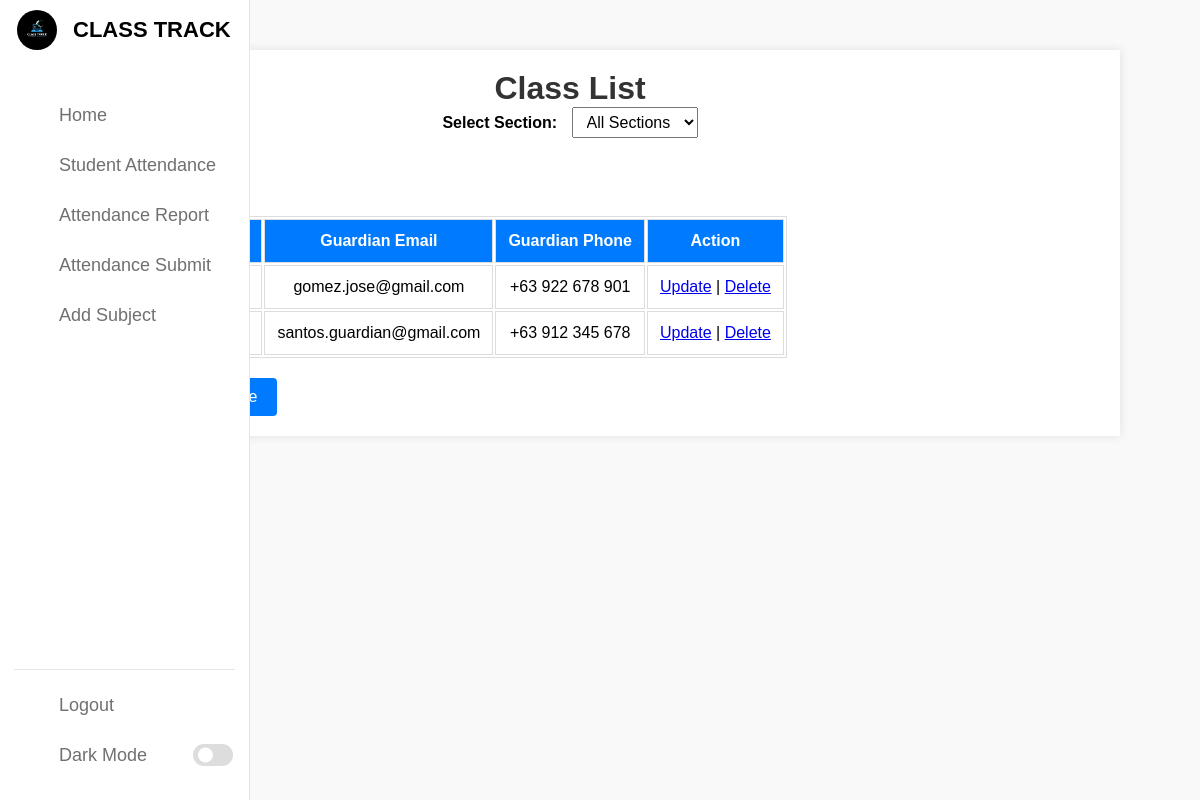
Before: /classlist.php with the older database file.
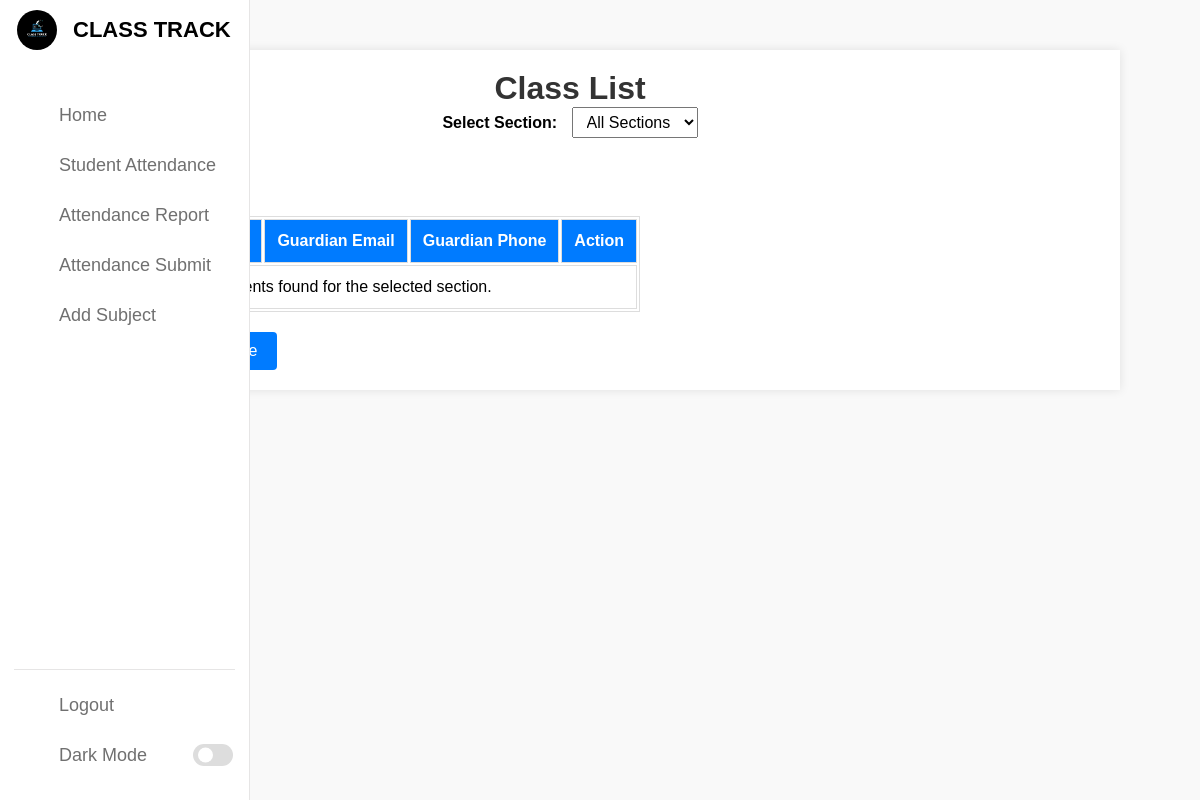
After: the same page with the newer database file.
### tables this page shows
CREATE TABLE `students` (
  `id` int(11) NOT NULL AUTO_INCREMENT,
  `student_name` varchar(100) DEFAULT NULL,
  `section` varchar(50) DEFAULT NULL,
  `guardian_email` varchar(100) DEFAULT NULL,
  `guardian_phone` varchar(15) DEFAULT NULL,
  PRIMARY KEY (`id`),
  KEY `section` (`section`)
);

### classlist.php (the view, shortened to what this page needs)
<?php
require_once("dbconnection.php");
$query = "SELECT * FROM students";
$query .= " ORDER BY id DESC";
$stmt = mysqli_prepare($conn, $query);
mysqli_stmt_execute($stmt);
$result = mysqli_stmt_get_result($stmt);
?>
<!DOCTYPE html>
<html lang="en">
<head>
</head>
<body>
<nav>
        <div class="logo-name">
            <div class="logo-image">
               <img src="image/classtrack.png" alt="">
            </div>
            <span class="logo_name">CLASS TRACK</span>
        </div>
        <div class="menu-items">
            <ul class="nav-links">
                <li><a href="home.php">
                    <i class="uil uil-estate"></i>
                    <span class="link-name">Home</span>
                </a></li>
                <li><a href="studentdata.php">
                <i class="uil uil-user"></i>
                    <span class="link-name">Student Attendance</span>
                </a></li>
                <li><a href="attendancereport.php">
                    <i class="uil uil-clipboard"></i>
                    <span class="link-name">Attendance Report</span>
                </a></li>
                <li><a href="savedraft.php">
                <i class="uil uil-check-circle"></i>
                    <span class="link-name">Attendance Submit</span>
                </a></li>
                <li><a href="subject.php">
                <i class="uil uil-subject"></i>
                    <span class="link-name">Add Subject</span>
                </a></li>
            </ul>
            <ul class="logout-mode">
                <li><a href="login.php">
                    <i class="uil uil-signout"></i>
                    <span class="link-name">Logout</span>
                </a></li>
                <li class="mode">
                    <a href="#">
                        <i class="uil uil-moon"></i>
                    <span class="link-name">Dark Mode</span>
                </a>
                <div class="mode-toggle">
                  <span class="switch"></span>
                </div>
            </li>
            </ul>
        </div>
    </nav>
    <div class="container">
        <h1>Class List</h1>
        <form method="POST" action="classlist.php">
            <label for="section">Select Section:</label>
            <select name="section" id="section" onchange="this.form.submit()">
                <option value="">All Sections</option>
            </select>
        </form>
        <button onclick="window.location.href='addstudent.php';">Add Student</button>
        <table>
            <thead>
                <tr>
                    <th>Student Name</th>
                    <th>Section</th>
                    <th>Guardian Email</th>
                    <th>Guardian Phone</th>
                    <th>Action</th>
                </tr>
            </thead>
            <tbody>
                <?php if (mysqli_num_rows($result) > 0) {
                    while ($res = mysqli_fetch_assoc($result)) {
                        echo "<tr>";
                        echo "<td>".$res['student_name']."</td>";
                        echo "<td>".$res['section']."</td>";
                        echo "<td>".$res['guardian_email']."</td>";
                        echo "<td>".$res['guardian_phone']."</td>";
                        echo "<td>
                                <a href=\"updatestudent.php?id=".$res['id']."\">Update</a> |
                                <a href=\"delete.php?id=".$res['id']."\" onClick=\"return confirm('Are you sure you want to delete?')\">Delete</a>
                              </td>";
                        echo "</tr>";
                    }
                } else {
                    echo "<tr><td colspan='5'>No students found for the selected section.</td></tr>";
                } ?>
            </tbody>
        </table>
        <a href="studentdata.php" class="back-link">Back to Student Attendance</a>
    </div>
</body>
</html>

Changed rows visible on the page:
removed students: guardian_email "gomez.jose@gmail.com", guardian_phone "+63 922 678 901"
removed students: guardian_email "santos.guardian@gmail.com", guardian_phone "+63 912 345 678"
Other visible differences:
text now shown: "No students found for the selected section."
